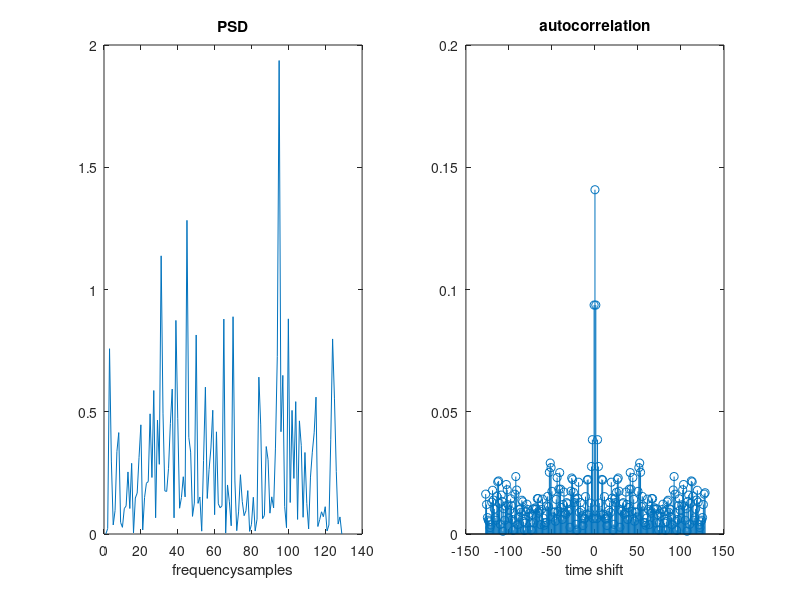

Here is the MATLAB script that generated this plot:
clc;
clear all;
close all;
pkg load statistics;
y=normrnd(0,1,1,200);
Gy=periodogram(y);
Ry=abs(ifft(Gy,256));
Ry=[Ry(130:256);Ry(1:129)];
t=-127:1:128;
figure;
subplot(1,2,1);
plot(Gy);
xlabel("frequencysamples");
title('PSD');
subplot(1,2,2);
stem(t,Ry);
xlabel('time shift');
title('autocorrelation');
